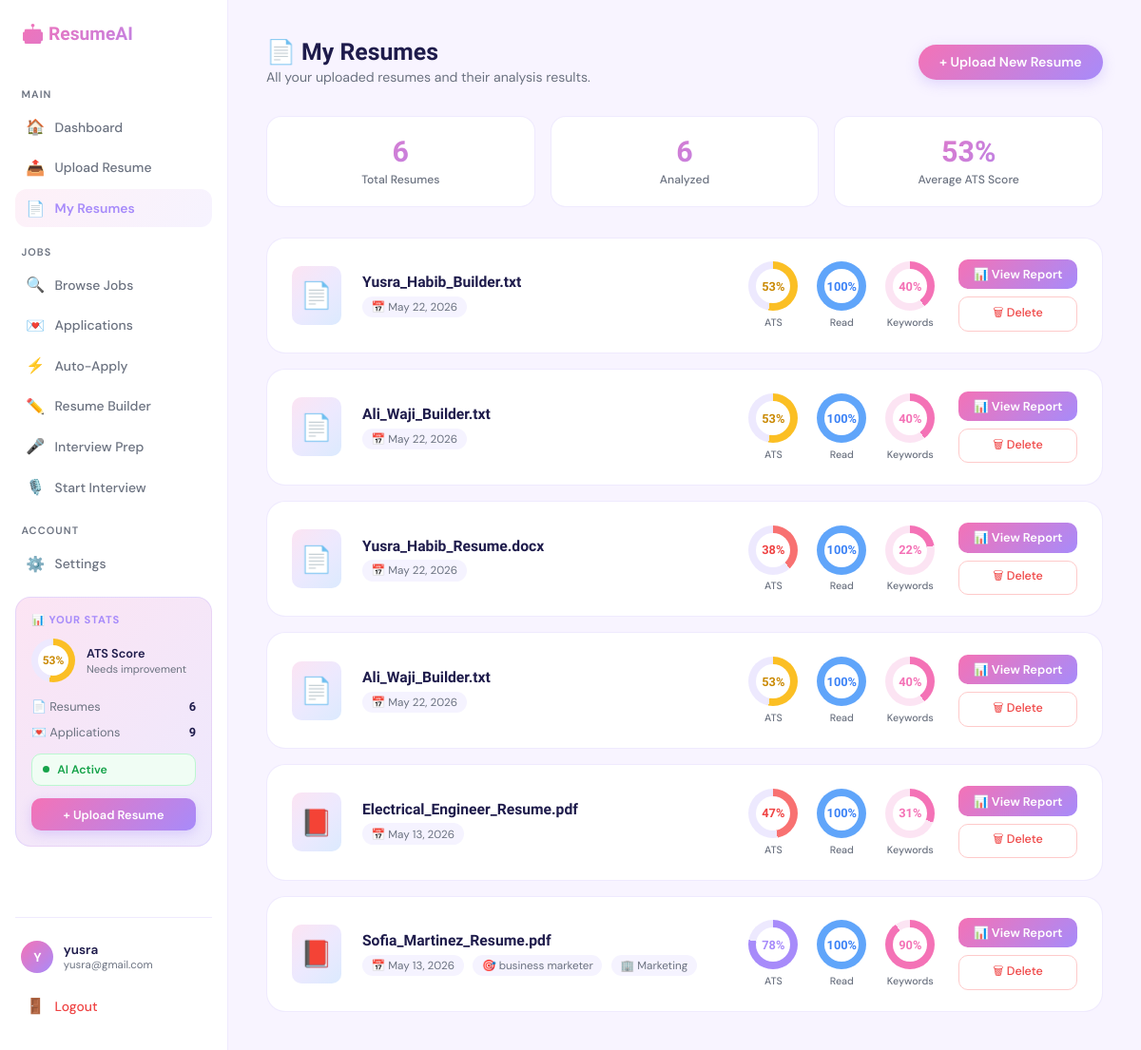
Page /resumes (signed in) on the committed database.
### tables this page shows
CREATE TABLE users (
        id            INTEGER PRIMARY KEY AUTOINCREMENT,
        first_name    TEXT    NOT NULL,
        last_name     TEXT    NOT NULL,
        email         TEXT    NOT NULL UNIQUE,
        password_hash TEXT    NOT NULL,
        created_at    DATETIME DEFAULT (datetime('now')),
        last_login    DATETIME
    );

CREATE TABLE resumes (
        id               INTEGER PRIMARY KEY AUTOINCREMENT,
        user_id          INTEGER NOT NULL,
        filename         TEXT    NOT NULL,
        stored_path      TEXT    NOT NULL,
        raw_text         TEXT,
        skills_extracted TEXT,
        job_title        TEXT,
        industry         TEXT,
        job_description  TEXT,
        upload_date      DATETIME DEFAULT (datetime('now')),
        FOREIGN KEY (user_id) REFERENCES users(id) ON DELETE CASCADE
    );

### routes/resume_routes.py (the view)
@resume_bp.route('/resumes')
@login_required
def resumes():
    rows = Resume.get_by_user(current_user.id, limit=100)
    items = []
    for r in rows:
        ar = query(
            "SELECT ats_score, readability_score, keyword_score, analyzed_at "
            "FROM analysis_results WHERE resume_id=? ORDER BY analyzed_at DESC LIMIT 1",
            (r['id'],), fetchone=True
        )
        score = ar['ats_score'] if ar else None
        level = 'high' if score and score >= 75 else ('mid' if score and score >= 50 else 'low')
        items.append({
            'id':         r['id'],
            'filename':   r['filename'],
            'job_title':  r['job_title'] or '—',
            'industry':   r['industry'] or '—',
            'date':       _fmt_date(r.get('upload_date')),
            'score':      score,
            'level':      level,
            'readability': ar['readability_score'] if ar else None,
            'keyword':    ar['keyword_score'] if ar else None,
            'analyzed':   bool(ar),
        })
    return render_template('resumes.html', resumes=items)

### app.py (called while the page is built)
@login_manager.user_loader
def load_user(user_id):
    return User.get_by_id(int(user_id))

### models/application.py (called while the page is built)
    @staticmethod
    def get_stats(user_id):
        row = query(
            """SELECT
                COUNT(*) AS total,
                SUM(status = 'applied')   AS applied,
                SUM(status = 'viewed')    AS viewed,
                SUM(status = 'interview') AS interviews,
                SUM(status = 'rejected')  AS rejected
               FROM applications WHERE user_id = %s""",
            (user_id,), fetchone=True
        )
        return row or {}

### models/db.py (called while the page is built)
def get_db():
    conn = sqlite3.connect(DB_PATH)
    conn.row_factory = sqlite3.Row
    conn.execute("PRAGMA foreign_keys = ON")
    return conn

def _adapt_sql(sql):
    sql = sql.replace('%s', '?')
    sql = re.sub(r'\bNOW\(\)', "datetime('now')", sql, flags=re.IGNORECASE)
    return sql

def query(sql, params=None, fetchone=False, fetchall=False, commit=False):
    sql = _adapt_sql(sql)
    conn = get_db()
    try:
        cursor = conn.cursor()
        cursor.execute(sql, params or ())
        if commit:
            conn.commit()
            return cursor.lastrowid
        if fetchone:
            row = cursor.fetchone()
            return dict(row) if row else None
        if fetchall:
            rows = cursor.fetchall()
            return [dict(r) for r in rows]
        return None
    except Exception as e:
        conn.rollback()
        raise e
    finally:
        cursor.close()
        conn.close()

### models/resume.py (called while the page is built)
    @staticmethod
    def get_by_user(user_id, limit=10):
        return query(
            "SELECT * FROM resumes WHERE user_id = %s ORDER BY upload_date DESC LIMIT %s",
            (user_id, limit), fetchall=True
        )

    @staticmethod
    def get_latest(user_id):
        return query(
            "SELECT * FROM resumes WHERE user_id = %s ORDER BY upload_date DESC LIMIT 1",
            (user_id,), fetchone=True
        )

### models/user.py (called while the page is built)
    @property
    def initial(self):
        return self.first_name[0].upper() if self.first_name else '?'

    @staticmethod
    def get_by_id(user_id):
        row = query("SELECT * FROM users WHERE id = %s", (user_id,), fetchone=True)
        return User(**row) if row else None

### routes/resume_routes.py (called while the page is built)
def _fmt_date(val, fmt='%b %d, %Y'):
    if not val:
        return '—'
    if isinstance(val, str):
        try:
            val = datetime.strptime(val[:19], '%Y-%m-%d %H:%M:%S')
        except ValueError:
            return val
    return val.strftime(fmt)

### templates/resumes.html (shortened to what this page needs)
{% extends "base.html" %}
{% block content %}
<div class="page-header">
  <div>
    <div class="page-title">&#128196; My Resumes</div>
    <div class="page-sub">All your uploaded resumes and their analysis results.</div>
  </div>
  <a href="{{ url_for('resume.upload') }}" class="btn-primary">&#43; Upload New Resume</a>
</div>
{% if resumes %}
{% set analyzed = resumes | selectattr('analyzed') | list %}
{% set avg_score = (analyzed | map(attribute='score') | sum / analyzed|length) | int if analyzed else 0 %}
<div class="summary-bar">
  <div class="sum-card">
    <div class="sum-val">{{ resumes|length }}</div>
    <div class="sum-lbl">Total Resumes</div>
  </div>
  <div class="sum-card">
    <div class="sum-val">{{ analyzed|length }}</div>
    <div class="sum-lbl">Analyzed</div>
  </div>
  <div class="sum-card">
    <div class="sum-val">{{ avg_score }}%</div>
    <div class="sum-lbl">Average ATS Score</div>
  </div>
</div>
<div class="resume-grid">
  {% for r in resumes %}
  <div class="resume-card">
    <div class="resume-thumb">
      {{ '📕' if r.filename.lower().endswith('.pdf') else '📄' }}
    </div>
    <div class="resume-info">
      <div class="resume-name" title="{{ r.filename }}">{{ r.filename }}</div>
      <div class="resume-meta">
        <span class="meta-pill">&#128197; {{ r.date }}</span>
        {% if r.job_title != '—' %}<span class="meta-pill">&#127919; {{ r.job_title }}</span>{% endif %}
        {% if r.industry != '—' %}<span class="meta-pill">&#127970; {{ r.industry }}</span>{% endif %}
      </div>
    </div>
    {% if r.analyzed %}
    <div class="score-trio">
      {% set sc = r.score %}
      <div class="mini-score">
        <div class="mini-ring-outer" style="background:conic-gradient(
            {% if sc >= 70 %}#a78bfa{% elif sc >= 50 %}#fbbf24{% else %}#f87171{% endif %}
            0% {{ sc }}%,#ede9fe {{ sc }}% 100%);">
          <div class="mini-ring-inner">
            <div class="mini-ring-val" style="color:{% if sc >= 70 %}var(--purple){% elif sc >= 50 %}#ca8a04{% else %}#ef4444{% endif %}">{{ sc }}%</div>
          </div>
        </div>
        <div class="score-label-text">ATS</div>
      </div>
      {% set rd = r.readability %}
      <div class="mini-score">
        <div class="mini-ring-outer" style="background:conic-gradient(#60a5fa 0% {{ rd }}%,#dbeafe {{ rd }}% 100%);">
          <div class="mini-ring-inner">
            <div class="mini-ring-val" style="color:#3b82f6">{{ rd }}%</div>
          </div>
        </div>
        <div class="score-label-text">Read</div>
      </div>
      {% set kw = r.keyword %}
      <div class="mini-score">
        <div class="mini-ring-outer" style="background:conic-gradient(#f472b6 0% {{ kw }}%,#fce4f3 {{ kw }}% 100%);">
          <div class="mini-ring-inner">
            <div class="mini-ring-val" style="color:var(--pink)">{{ kw }}%</div>
          </div>
        </div>
        <div class="score-label-text">Keywords</div>
      </div>
    </div>
    {% endif %}
    <div class="resume-actions">
      <a href="{{ url_for('resume.view_resume', resume_id=r.id) }}" class="btn-view">
        {% if r.analyzed %}&#128202; View Report{% else %}&#128202; Analyze{% endif %}
      </a>
      <button class="btn-del" onclick="confirmDelete({{ r.id }}, '{{ r.filename | replace("'", "\\'") }}')">
        &#128465; Delete
      </button>
    </div>
  </div>
  {% endfor %}
</div>
{% endif %}
{% endblock %}

### templates/base.html (shortened to what this page needs)
<!DOCTYPE html>
<html lang="en">
<head>
</head>
<body>
  {% if is_logged_in %}
  <aside class="sidebar">
    <div class="sidebar-logo">&#129302; ResumeAI</div>
    <div class="sidebar-section">Main</div>
    <a href="{{ url_for('main.dashboard') }}"
       class="nav-item {% if request.endpoint == 'main.dashboard' %}active{% endif %}">
      <span class="nav-icon">&#127968;</span> Dashboard
    </a>
    <a href="{{ url_for('resume.upload') }}"
       class="nav-item {% if request.endpoint == 'resume.upload' %}active{% endif %}">
      <span class="nav-icon">&#128228;</span> Upload Resume
    </a>
    <a href="{{ url_for('resume.resumes') }}"
       class="nav-item {% if request.endpoint in ['resume.resumes','resume.view_resume'] %}active{% endif %}">
      <span class="nav-icon">&#128196;</span> My Resumes
    </a>
    <div class="sidebar-section">Jobs</div>
    <a href="{{ url_for('jobs.browse_jobs') }}"
       class="nav-item {% if request.endpoint == 'jobs.browse_jobs' %}active{% endif %}">
      <span class="nav-icon">&#128269;</span> Browse Jobs
    </a>
    <a href="{{ url_for('jobs.applications') }}"
       class="nav-item {% if request.endpoint == 'jobs.applications' %}active{% endif %}">
      <span class="nav-icon">&#128140;</span> Applications
    </a>
    <a href="{{ url_for('apply.auto_apply_page') }}"
       class="nav-item {% if request.endpoint == 'apply.auto_apply_page' %}active{% endif %}">
      <span class="nav-icon">&#9889;</span> Auto-Apply
    </a>
    <a href="{{ url_for('builder.builder_home') }}"
       class="nav-item {% if request.endpoint and 'builder' in request.endpoint %}active{% endif %}">
      <span class="nav-icon">✏️</span> Resume Builder
    </a>
    <a href="{{ url_for('interview.interview_prep') }}"
       class="nav-item {% if request.endpoint == 'interview.interview_prep' or request.endpoint == 'interview.generate_questions' or request.endpoint == 'interview.evaluate_answer' %}active{% endif %}">
      <span class="nav-icon">🎤</span> Interview Prep
    </a>
    <a href="{{ url_for('start_interview.start_interview_page') }}"
       class="nav-item {% if request.endpoint and 'start_interview' in request.endpoint %}active{% endif %}">
      <span class="nav-icon">🎙️</span> Start Interview
    </a>
    <div class="sidebar-section">Account</div>
    <a href="{{ url_for('settings.settings_page') }}"
       class="nav-item {% if request.endpoint == 'settings.settings_page' %}active{% endif %}">
      <span class="nav-icon">&#9881;&#65039;</span> Settings
    </a>
    <div class="sb-widget">
      <div class="sb-widget-title">&#128202; Your Stats</div>
      {% if sb_ats_score > 0 %}
      <div class="sb-score-ring">
        {% set sc = sb_ats_score %}
        <div class="sb-ring-outer" style="background:conic-gradient(
            {% if sc >= 70 %}#a78bfa{% elif sc >= 50 %}#fbbf24{% else %}#f87171{% endif %}
            0% {{ sc }}%, #ede9fe {{ sc }}% 100%);">
          <div class="sb-ring-inner">
            <div class="sb-ring-val" style="color:{% if sc >= 70 %}var(--purple){% elif sc >= 50 %}#ca8a04{% else %}#ef4444{% endif %}">{{ sc }}%</div>
          </div>
        </div>
        <div class="sb-ring-info">
          <div class="sb-ring-info-title">ATS Score</div>
          <div class="sb-ring-info-sub">
            {% if sc >= 70 %}Above average ✓
            {% elif sc >= 50 %}Needs improvement
            {% else %}Needs work
            {% endif %}
          </div>
        </div>
      </div>
      {% endif %}
      <div class="sb-stat-row">
        <span class="sb-stat-label">&#128196; Resumes</span>
        <span class="sb-stat-val">{{ sb_resume_count }}</span>
      </div>
      <div class="sb-stat-row">
        <span class="sb-stat-label">&#128140; Applications</span>
        <span class="sb-stat-val">{{ sb_app_count }}</span>
      </div>
      <div class="sb-ai-status sb-ai-on">
        <div class="sb-ai-dot"></div>
        AI Active
      </div>
      <a href="{{ url_for('resume.upload') }}" class="sb-upload-btn">&#43; Upload Resume</a>
    </div>
    <div class="sidebar-bottom">
      <div class="user-chip">
        <div class="avatar">{{ current_user.initial }}</div>
        <div style="min-width:0;">
          <div class="user-name">{{ current_user.first_name }}</div>
          <div class="user-email">{{ current_user.email }}</div>
        </div>
      </div>
      <a href="{{ url_for('auth.logout') }}" class="nav-item" style="margin-top:.4rem;color:#ef4444;">
        <span class="nav-icon">&#128682;</span> Logout
      </a>
    </div>
  </aside>
  {% endif %}
  <main class="main {% if not is_logged_in %}no-sidebar{% endif %}">
    {% block content %}{% endblock %}
  </main>
</body>
</html>

### rows in the picture
users: first_name "yusra", email "yusra@gmail.com"
resumes: filename "📄", filename "Yusra_Habib_Builder.txt", date "May 22, 2026", sc "53", rd "100", kw "40"
resumes: filename "📄", filename "Ali_Waji_Builder.txt", date "May 22, 2026", sc "53", rd "100", kw "40"
resumes: filename "📄", filename "Yusra_Habib_Resume.docx", date "May 22, 2026", sc "38", rd "100", kw "22"
resumes: filename "📄", filename "Ali_Waji_Builder.txt", date "May 22, 2026", sc "53", rd "100", kw "40"
resumes: filename "📕", filename "Electrical_Engineer_Resume.pdf", date "May 13, 2026", sc "47", rd "100", kw "31"
resumes: filename "📕", filename "Sofia_Martinez_Resume.pdf", date "May 13, 2026", job_title "business marketer", industry "Marketing", sc "78", rd "100", kw "90"

### other values in the picture
{{ sc }} "53"
{{ sb_resume_count }} "6"
{{ sb_app_count }} "9"
{{ current_user.initial }} "Y"
{{ resumes|length }} "6"
{{ analyzed|length }} "6"
{{ avg_score }} "53"
